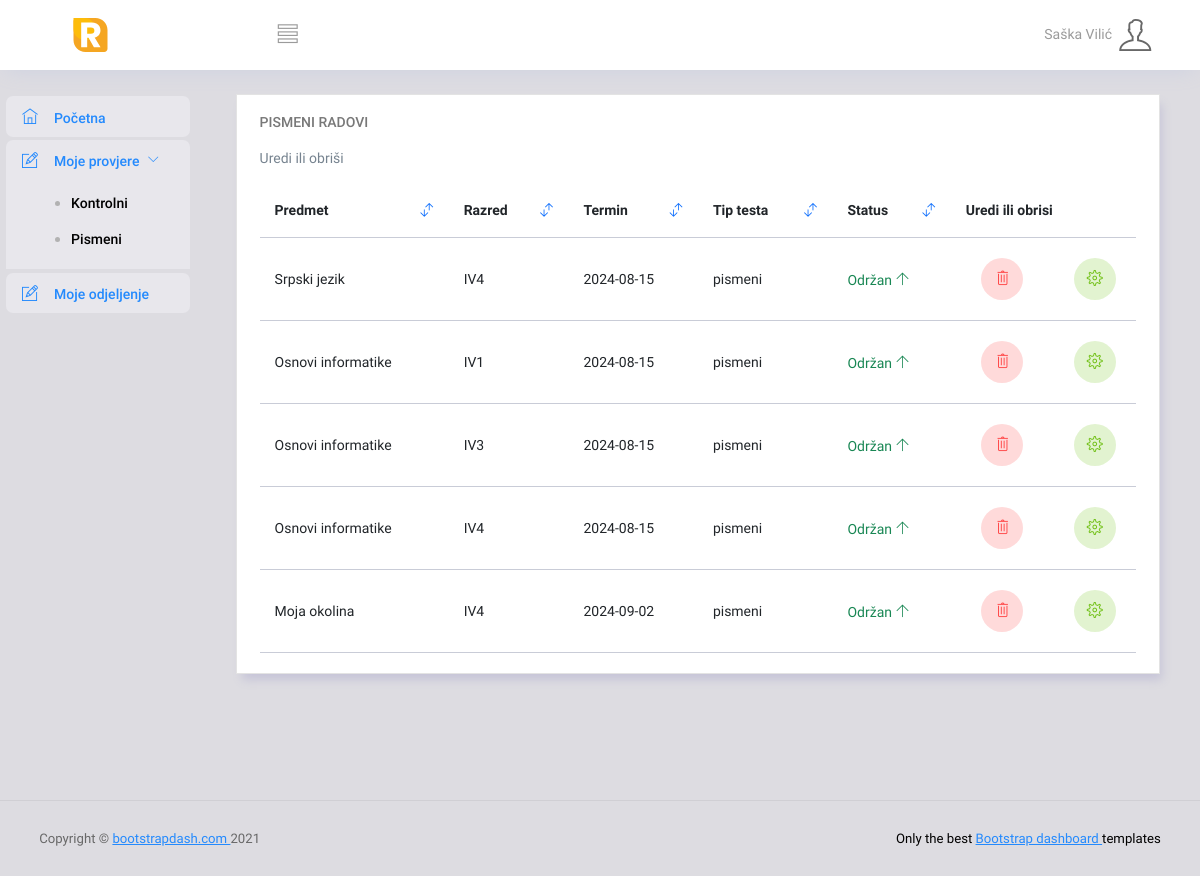
/httpdocs/dashboard.php?writeningView (signed in), run on the app's committed database.
### tables this page shows
CREATE TABLE `testes` (
  `id` int(11) NOT NULL,
  `subject` varchar(50) NOT NULL,
  `class` varchar(10) NOT NULL,
  `test_type` varchar(10) NOT NULL,
  `termin` date NOT NULL,
  `user_id` int(11) NOT NULL
);

### app/helpers/Db.php (called while the page is built, shortened)
<?php
class Db
{
  public $host = DB_HOST;
  public $user = DB_USER;
  public $password = DB_PASSWORD;
  public $dataBase = DB_NAME;
  public $conn;
  private function conect()
  {
    $this->conn = new mysqli($this->host, $this->user, $this->password, $this->dataBase);
  }
  public function query($sql)
  {
    return $this->stmt = $this->conn->prepare($sql);
  }
}

### app/helpers/Session.php (called while the page is built, shortened)
<?php
class Session
{
    public static function get($key)
    {
        return $_SESSION[$key] ?? null;
    }
}

### app/models/TestModel.php (called while the page is built, shortened)
<?php
class TestModel extends Db
{
    public Db $db;
    public function __construct()
    {
        $this->db = new Db();
    }
    public function findAllTestesForUser ($id, $testType)
    {
        $sql = "SELECT * FROM testes WHERE user_id = ? AND test_type = ?";
        $stmt = $this->db->query($sql);
        $stmt->bind_param('is', $id, $testType);
        $stmt->execute();
        $result = $stmt->get_result();
        $testes = $result->fetch_all(MYSQLI_ASSOC);
        return $testes ?? null;
    }
    public function getClass($value): string
    {
        return $value['class'];
    }
    public function getSubject($value): string
    {
        return $value['subject'];
    }
    public function getTermin($value): string
    {
        return $value['termin'];
    }
    public function getTestType($value): string
    {
        return $value['test_type'];
    }
}

### app/views/testes/index.php (the view, shortened to what this page needs)
<?php
$uri = parse_url($_SERVER['REQUEST_URI'])['query'] ?? '';
$tM = new TestModel;
$testType = $uri == 'controlsView' ? 'kontrolni' : 'pismeni' ;
$testes = $tM->findAllTestesForUser(Session::get('userId'), $testType);
?>
    <div class="content-wrapper">
        <div class="row">
            <div class="col-12 grid-margin stretch-card">
                <div class="card">
                    <div class="card-body">
                        <h4 class="card-title"><?= $testType . ' radovi'?></h4>
                        <p class="card-description">
                            Uredi ili obriši
                        </p>
                        <div class="table-responsive">
                            <table class="table table-hover">
                                <thead>
                                    <tr>
                                        <th>Predmet<i class="ti-exchange-vertical text-primary" style="float: right"></i></th>
                                        <th>Razred<i class="ti-exchange-vertical text-primary" style="float: right"></i></th>
                                        <th>Termin<i class="ti-exchange-vertical text-primary" style="float: right"></i></th>
                                        <th>Tip testa<i class="ti-exchange-vertical text-primary" style="float: right"></i></th>
                                        <th>Status<i class="ti-exchange-vertical text-primary" style="float: right"></i></th>
                                        <th>Uredi ili obrisi</th>
                                    </tr>
                                </thead>
                                <tbody>
                                    <?php foreach ($testes as $test) : ?>
                                    <tr>
                                        <td><?= $tM->getSubject($test) ?></td>
                                        <td><?= $tM->getClass($test) ?></td>
                                        <td><?= $tM->getTermin($test) ?></td>
                                        <td><?= $tM->getTestType($test) ?></td>
                                        <td class="<?= date('Y-m-d') < $tM->getTermin($test) ? 'text-danger' : 'text-success' ?>">
                                            <?= date('Y-m-d') < $tM->getTermin($test) ? 'Čekanje' : 'Održan' ?>
                                            <i class="ti-arrow-<?= date('Y-m-d') < $tM->getTermin($test) ? 'down' : 'up text-success' ?>"></i>
                                        </td>
                                        <td class="row justify-content-around">
                                            <form action="./dashboard.php?deleteTest" method="POST" class="col-4">
                                                <button type="submit" name="delete-test" class="btn bttn btn-inverse-danger btn-rounded btn-icon btn-sm"><i class="ti-trash"></i></button>
                                            </form>
                                            <form action="./dashboard.php?editTest" method="POST" class="col-4">
                                                <button type="submit" name="edit-test" class="btn bttn btn-inverse-success btn-rounded btn-icon btn-sm"><i class="ti-settings"></i></button>
                                            </form>
                                        </td>
                                    </tr>
                                    <?php endforeach ?>
                                </tbody>
                            </table>
                        </div>
                    </div>
                </div>
            </div>
        </div>
    </div>
</div>

### app/core/Router.php (shortened to what this page needs)
<?php
class Router {
    public array $routes = [];
    public function add (string $method, string $uri,  string $controller)
    {
        $this->routes[] = [
            'uri' => $uri,
            'controller' => $controller,
            'method' => $method
        ];
    }
    public function route ($uri, $method)
    {
        foreach ($this->routes as $route)
        {
            if ($route['uri'] == $uri && $route['method'] == strtoupper($method))
            {
                return require_once __DIR__ . '/../' . $route['controller'];
            }
        }
    }
}

### data on the page
testes: subject "Srpski jezik", class "IV4", termin "2024-08-15", test_type "pismeni", shows "Održan"
testes: subject "Osnovi informatike", class "IV1", termin "2024-08-15", test_type "pismeni", shows "Održan"
testes: subject "Osnovi informatike", class "IV3", termin "2024-08-15", test_type "pismeni", shows "Održan"
testes: subject "Osnovi informatike", class "IV4", termin "2024-08-15", test_type "pismeni", shows "Održan"
testes: subject "Moja okolina", class "IV4", termin "2024-09-02", test_type "pismeni", shows "Održan"

### other printed values
Session::get('user') "Saška Vilić"
